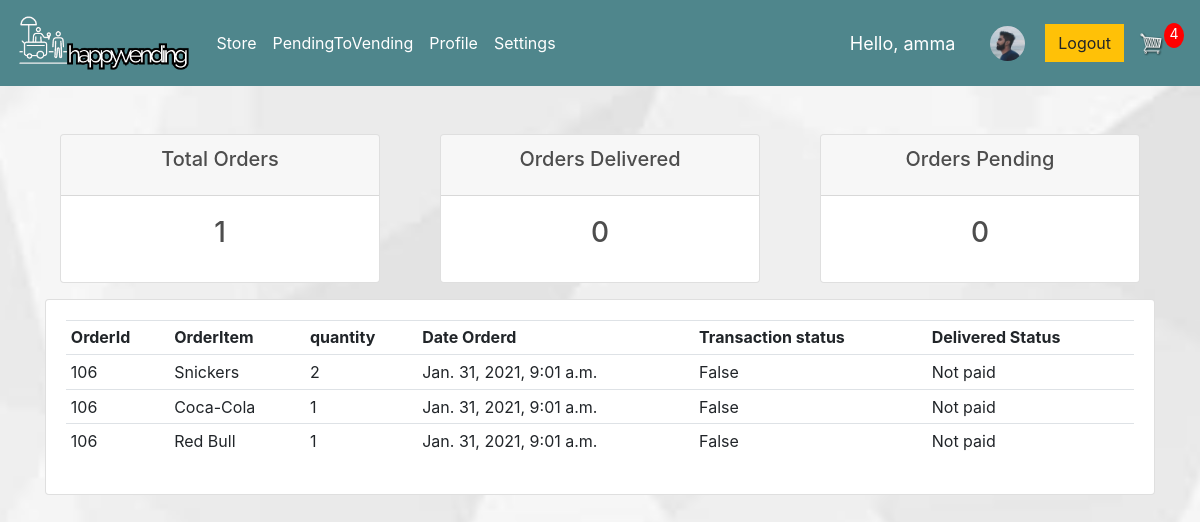
Page /account/user/ (signed in) on the committed database.
### store/models.py (models this page shows, shortened)
class Customer(models.Model):
	user = models.OneToOneField(User, null=True, blank=True, on_delete=models.CASCADE)
	name = models.CharField(max_length=200, null=True)
	email = models.CharField(max_length=200)
	phone = models.CharField(max_length=200, null=True)
	profile_pic= models.ImageField(default= "profile1.png"	,null=True,blank=True)

class OrderItem(models.Model):
	product = models.ForeignKey(Product, on_delete=models.SET_NULL, null=True)
	order = models.ForeignKey(Order, on_delete=models.SET_NULL,related_name='OrderItems', null=True)
	quantity = models.IntegerField(default=0, null=True, blank=True)
	date_added = models.DateTimeField(auto_now_add=True)
	def __str__(self):
		return str(self.date_added)

class Order(models.Model):
	STATUS = (
			('Not paid', 'Not paid'),
			('Pending', 'Pending'),
			('Delivered', 'Delivered'),
			)
	customer = models.ForeignKey(Customer, on_delete=models.SET_NULL, null=True, blank=True)
	date_ordered = models.DateTimeField(auto_now_add=True)
	complete = models.BooleanField(default=False)
	paidAmount = models.IntegerField(default=0, null=True, blank=True)
	transaction_id = models.CharField(max_length=100, null=True)
	status = models.CharField(default='Not paid',max_length=200, null=True, choices=STATUS)
	@property
	def get_cart_items(self):
		orderitems = OrderItem.objects.filter(order=self)
		total = sum([item.quantity for item in orderitems])
		return total

class Product(models.Model):
	name = models.CharField(max_length=200)
	price = models.FloatField()
	image = models.ImageField(default= "placeholder.png", null=True, blank=True)
	available = models.IntegerField(default=0, null=True, blank=True)
	place = models.CharField(max_length=200, null=True, blank=True)

### account/decorators.py (the view)
		def wrapper_func(request, *args, **kwargs):
			group = None
			if request.user.groups.exists():
				group = request.user.groups.all()[0].name
			if group in allowed_roles:
				return view_func(request, *args, **kwargs)
			else:
				return HttpResponse('You are not authorized to view this page')

### account/views.py (called while the page is built)
@login_required(login_url='login')
@allowed_users(allowed_roles=['customer'])
def userPage(request):
	if request.user.is_authenticated:
		customer = request.user.customer
		order= Order.objects.get(customer=customer, complete=False)
		cartItems = order.get_cart_items
		orders = request.user.customer.order_set.all()
		total_orders = orders.count()
		delivered = orders.filter(status='Delivered').count()
		pending = orders.filter(status='Pending').count()
		prodect=list()
		for order in orders:
			items=OrderItem.objects.filter(order=order )
			for i in range(len(items)):
				prodect.append(items[i])
				print(items[0])
		cartItems = order.get_cart_items
	context = {'cartItems':cartItems,'orders':orders ,'total_orders':total_orders,
	'delivered':delivered,'pending':pending,'prodect':prodect}
	return render(request, 'account/user.html', context)

### store/templates/account/user.html
{% extends 'store/main1.html' %}
{% block content %}
{%  include 'account/status.html' %}
<div class="row">
	<div class="col-md">
		<div class="card card-body">
			<table class="table table-sm">
				<tr>
					<th>OrderId</th>
					<th>OrderItem</th>
					<th>quantity</th>
					<th>Date Orderd</th>
					<th>Transaction status</th>
					<th>Delivered Status</th>
				</tr>
				{% for item in prodect %}
				<tr>
					<td>{{item.order.id}}</td>
					<td>{{item.product.name}}</td>
					<td>{{item.quantity}}</td>
					<td>{{item.order.date_ordered}}</td>
					<td>{{item.order.complete}}</td>
					<td>{{item.order.status}}</td>
				</tr>
				{% endfor %}
			</table>
		</div>
	</div>
</div>
{% endblock %}

### store/templates/store/main1.html (shortened to what this page needs)
<!DOCTYPE html>
{% load static %}
<html>
<head>
  <link rel="stylesheet" href="https://stackpath.bootstrapcdn.com/bootstrap/4.4.1/css/bootstrap.min.css">
  <link rel="stylesheet" type="text/css" href="{% static 'css/main.css' %}">
</head>
<body>
	<nav class="navbar navbar-expand-lg navbar-dark bg-dark">
	  <a class="navbar-brand" href="{% url 'store' %}"><img style="height: 60px" src="{% static 'images/logo.png' %}" alt="Giri"></a>
	  <div class="collapse navbar-collapse" id="navbarSupportedContent">
	    <ul class="navbar-nav mr-auto">
	      <li class="nav-item active">
	        <a class="nav-link" href="{% url 'store' %}">Store <span class="sr-only">(current)</span></a>
	      </li>
	      <li class="nav-item active">
	        	<a class="nav-link" href="{% url 'process_QR' %}">PendingToVending<span class="sr-only">(current)</span></a>
	      	</li>
	      <li class="nav-item active">
	        <a class="nav-link" href="{% url 'user-page' %}">Profile <span class="sr-only">(current)</span></a>
	      </li>
	      <li class="nav-item active">
	        <a class="nav-link" href="{% url 'accountSettings' %}">Settings <span class="sr-only">(current)</span></a>
	      </li>
	    </ul>
	    <div class="form-inline my-2 my-lg-0">
	    	{% if request.user.is_authenticated %}
	    	 <span class="hello-msg">Hello, {{request.user}}</span>
	    	 <span class="hello-msg"><img  class="profile-pic"  src="{{request.user.customer.profile_pic.url}}">	</span>
  			<span ><a  class=" btn btn-warning" href="{% url 'logout' %}">Logout</a></span>
	    	 {% else %}
	     	<a href="{% url 'login' %}" class="btn btn-warning">Login</a>
	     	{% endif %}
	     	<a href="{% url 'cart' %}">
	    		<img  id="cart-icon" src="{% static 'images/cart.png' %}">
	    	</a>
	    	<p id="cart-total">{{cartItems}}</p>
	    </div>
	  </div>
	</nav>
     <div class="container">
            <br>
            {% block content %}
            {% endblock content %}
         </div>
</body>
</html>

### static/css/main.css (style rules this page uses)
.bg-dark { background-color: #4f868c!important; }
#cart-icon { width:25px; display: inline-block; margin-left: 15px; }
#cart-total { display: block; text-align: center; color:#fff; background-color: red; width: 20px; height: 25px; border-radius: 50%; font-size: 14px; }
.btn { border-radius: 0; }

### rows in the picture
OrderItem: order.id "106", product.name "Snickers", quantity "2", order.date_ordered "Jan. 31, 2021, 9:01 a.m.", order.complete "False", order.status "Not paid"
OrderItem: order.id "106", product.name "Coca-Cola", quantity "1", order.date_ordered "Jan. 31, 2021, 9:01 a.m.", order.complete "False", order.status "Not paid"
OrderItem: order.id "106", product.name "Red Bull", quantity "1", order.date_ordered "Jan. 31, 2021, 9:01 a.m.", order.complete "False", order.status "Not paid"

### other values in the picture
{{ request.user }} "amma"
{{ cartItems }} "4"
{{ total_orders }} "1"
{{ delivered }} "0"
{{ pending }} "0"
